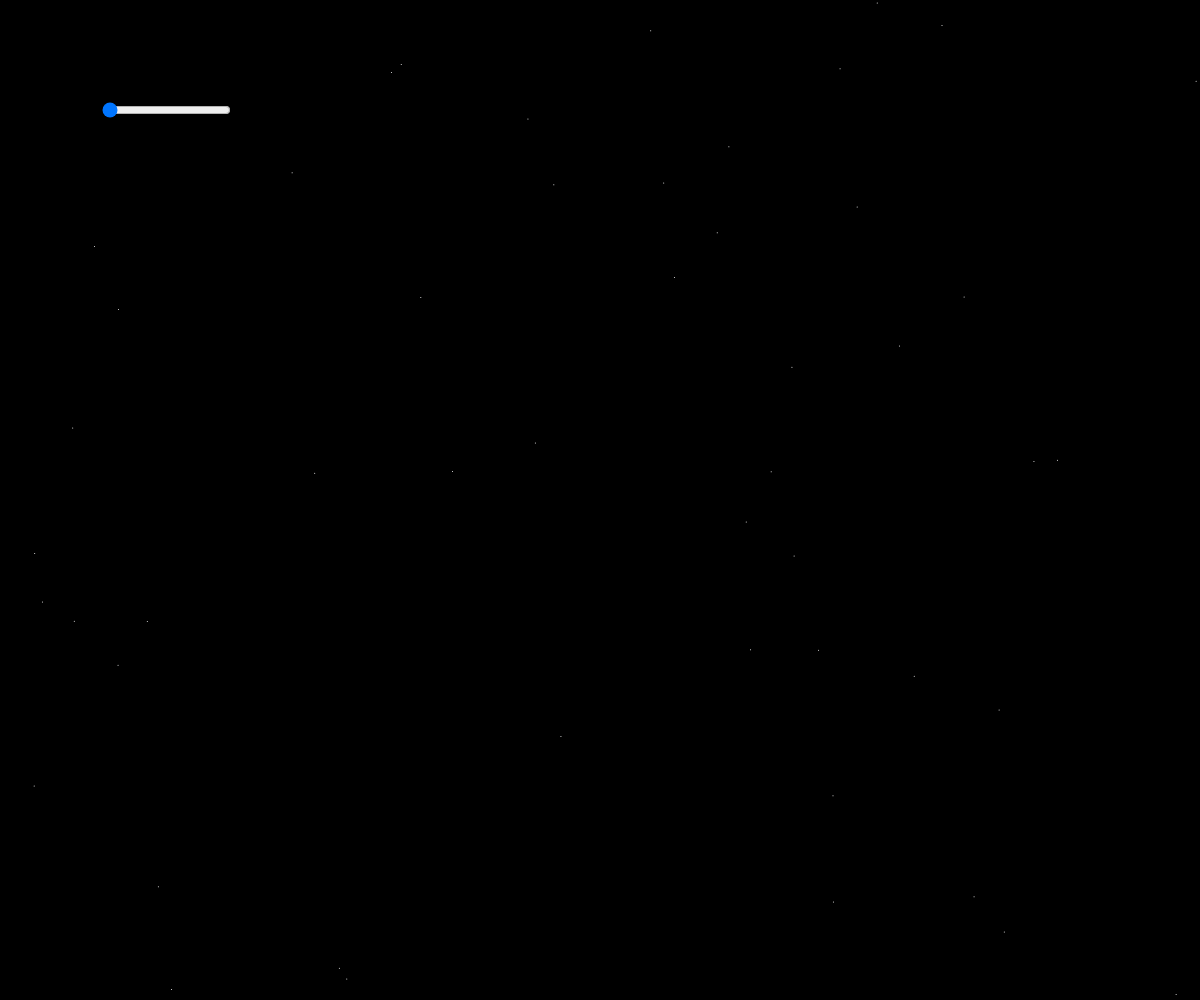
Frame 1 (no input)
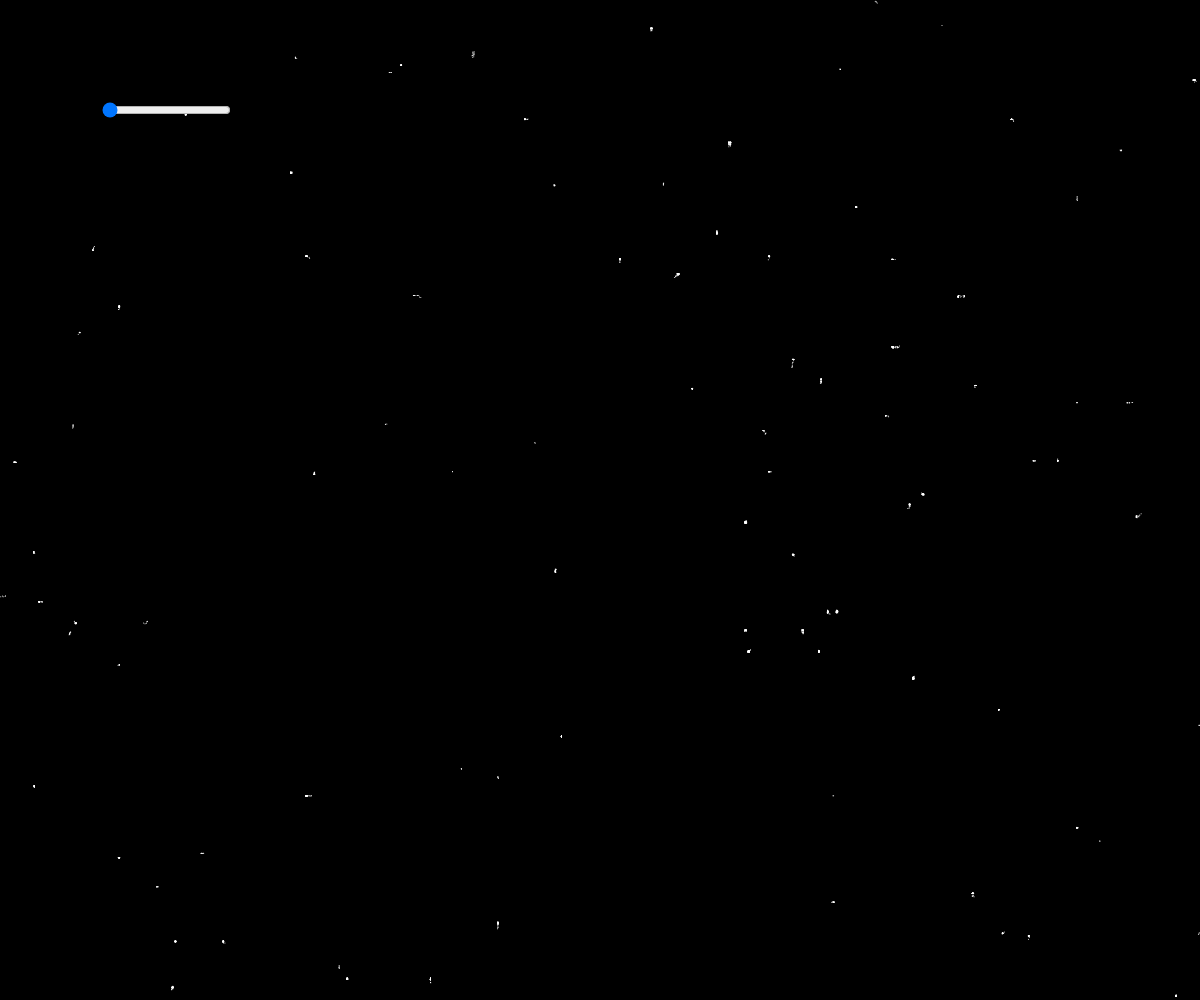
Frame 60 (no input)
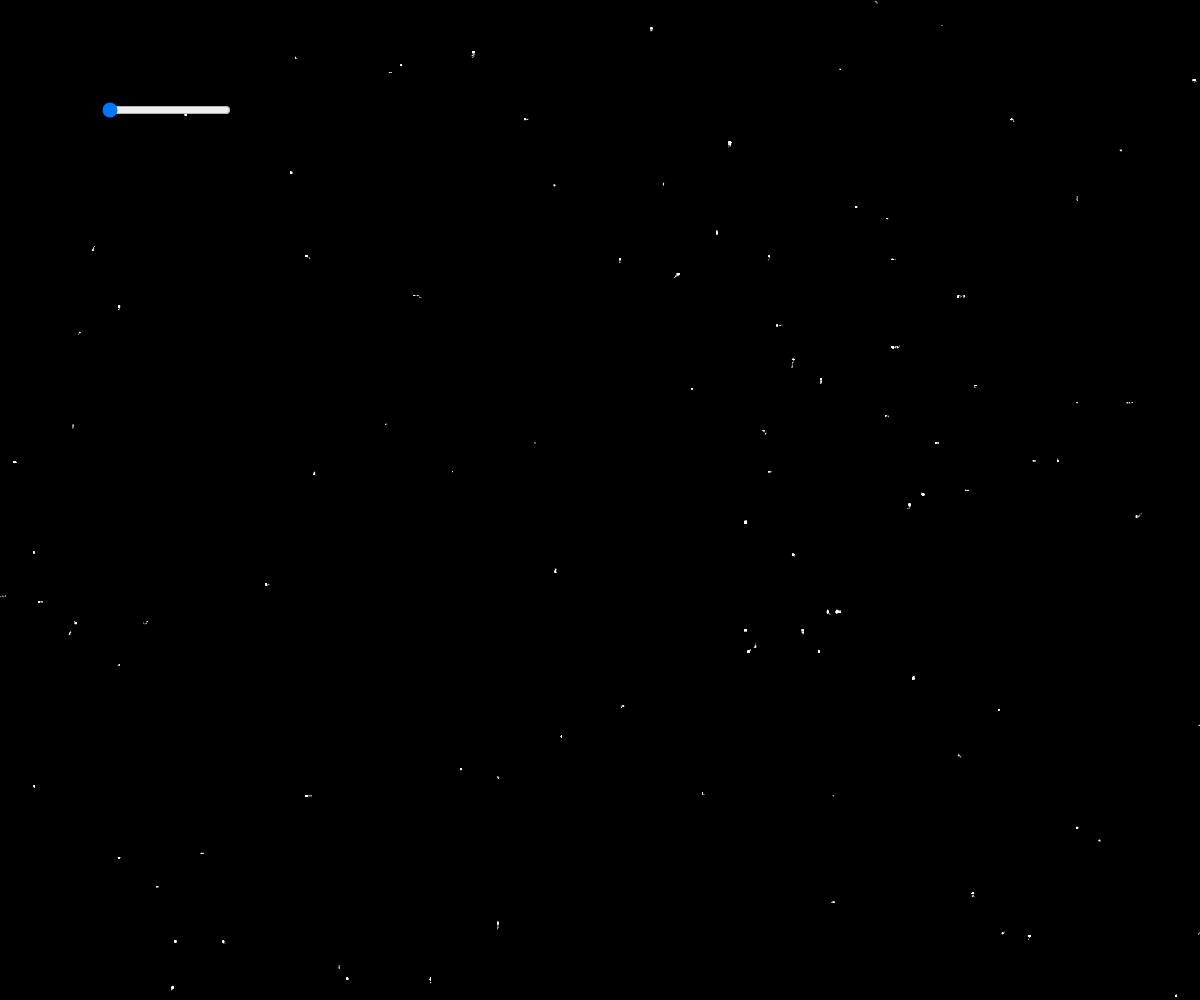
Frame 120 (the mouse pressed at the canvas centre since frame 60)

The p5.js sketch that drew these frames (run headless with seeded random() and noise() and a simulated clock; from frame 60 on, the mouse is pressed at the canvas centre):

// p5.js sketch
// ── sketch.js

let nSlider;
let particles = [];

function createParticles() {
  for (let c = 0; c < 50; c++) {
    particles.push({
      x: random(width),
      y: random(height),
    })
  }
}

function setup() {
  createCanvas(windowWidth, windowHeight);
  background(0);
  nSlider = createSlider(1, 1000, 1, 10);
  nSlider.position(100,100);
  createParticles();
 
}

let gridSize = 16;

function draw() {

  stroke(255);
  // noStroke();
  let nscale = nSlider.value();

  for(let pi = 0; pi < particles.length;pi ++){
    let p = particles[pi];
    point(p.x,p.y);
    let nx = noise(p.x / nscale, p.x/nscale);
    let ny = noise(p.y / nscale, p.y/nscale);
    let vx = map(nx,0,1,-3,3);
    let vy = map(ny,0,1,-3,3);

    p.x += vx;
    p.y += vy;
    
    let stopped = (abs(vx) < 0.1 && abs(vy) < 0.1);
    if(p.x < 0 || p.x > width || p.y > height || p.y<0 || stopped){
      p.x = random(width);
      p.y = random(height);
    }
  }


}
